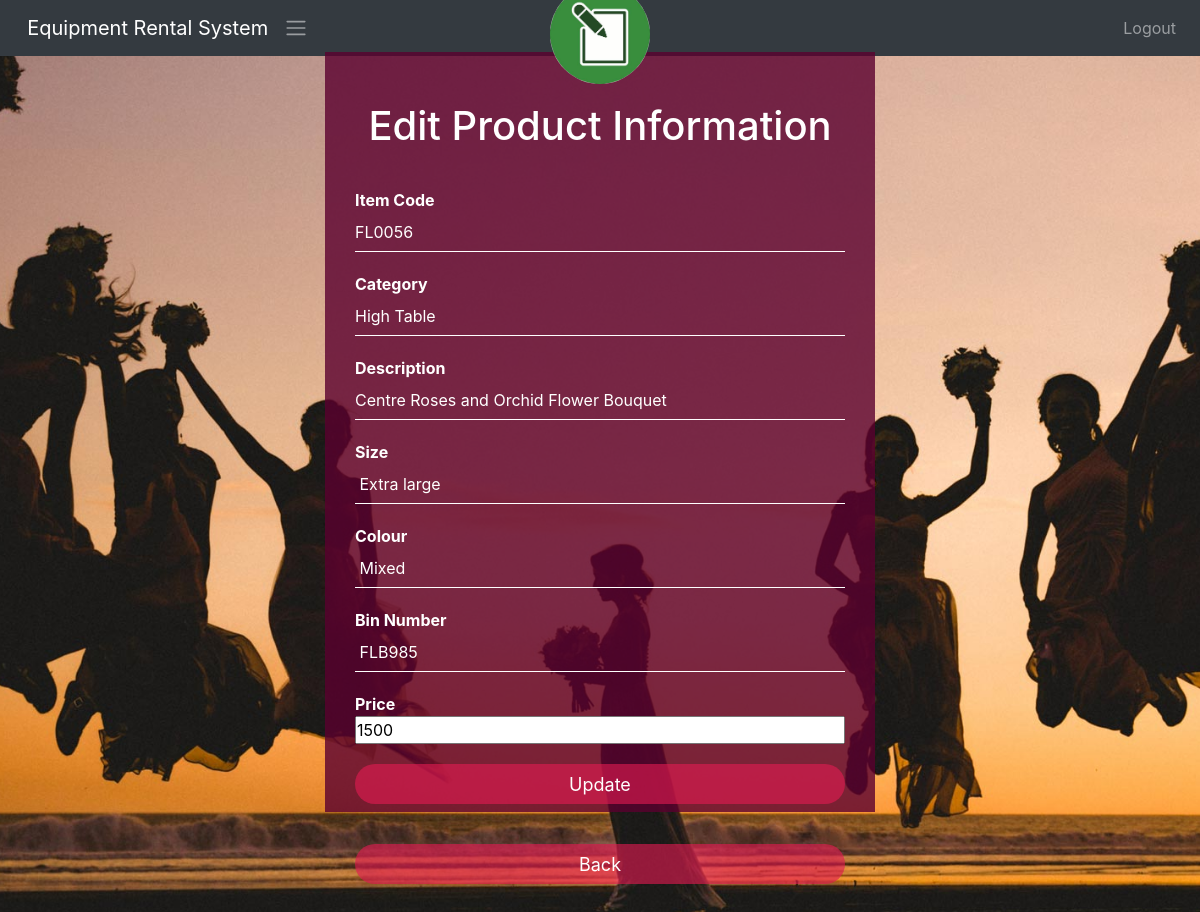
Page /EditItem.php?id=FL0056 (signed in) on the committed database.
### tables this page shows
CREATE TABLE `items` (
  `Item_Code` varchar(255) NOT NULL,
  `Category` varchar(255) NOT NULL,
  `Description` varchar(255) NOT NULL,
  `Size` varchar(255) NOT NULL,
  `Colour` varchar(255) NOT NULL,
  `Bin_Number` varchar(255) NOT NULL,
  `Item_Price` decimal(10,0) NOT NULL
);

### EditItem.php (the view, shortened to what this page needs)
<!DOCTYPE html>
<html>
    <head>
        <link rel="stylesheet" type="text/css" href="styledesign.css">
        <link rel='stylesheet' href='https://cdnjs.cloudflare.com/ajax/libs/twitter-bootstrap/4.5.2/css/bootstrap.min.css' />
  <link rel='stylesheet' href='https://cdnjs.cloudflare.com/ajax/libs/font-awesome/5.9.0/css/all.min.css' />
    </head>
    <body>
        <nav class="navbar navbar-expand-md bg-dark navbar-dark">
    <a class="navbar-brand" href="index.php"><i class=""></i>&nbsp;&nbsp;Equipment Rental System</a>
      <span class="navbar-toggler-icon"></span>
    <div class="collapse navbar-collapse" id="collapsibleNavbar">
      <ul class="navbar-nav ml-auto">
        <li class="nav-item">
            <a class="nav-link" href="Logout.php"><i class=""></i>Logout</a>
        </li>
      </ul>
    </div>
  </nav>
        <div class="editdecor">
            <img src="editicon.jpg" class="editicon">
            <h1>Edit Product Information</h1>
             <?php
if(isset($_SESSION['Lusername']) )
{
    $pID = $_GET['id'];
                $host = "localhost";
		$dbusername = "root";
		$dbpassword = "password";
		$dbname = "ecommerce";
		$conn = new mysqli ($host, $dbusername, $dbpassword, $dbname);
                $sql = "SELECT * FROM items where Item_Code = '$pID'";
		$result = mysqli_query($conn, $sql);
			if($conn->query($sql))
			{
                            while($row = mysqli_fetch_array($result))
                            {
                                $pID = $row['Item_Code'];
                                $pn = $row['Category'];
                                $pd = $row['Description'];
                                $psize = $row['Size'];
                                $pcolour = $row['Colour'];
                                $pbn = $row['Bin_Number'];
                                $pp = $row['Item_Price'];
                            }
                            echo <<<_END
                                    <form action="EditProductInfo.php" method="POST">
                                        <input type="hidden" name="id" value="">
                                        <p>Item Code</p>
                                        <input type="text" name="productC" placeholder="Enter Item Code" value="$pID" required>
                                        <input type="hidden" name="OldC" value="$pID">
                                        <p>Category</p>
                                        <input type="text" name="category" placeholder="Enter Category" value="$pn" required>
                                         <p>Description</p>
                                        <input type="text" name="description" placeholder="Item Description" value="$pd" required>
                                        <p>Size</p>
                                        <input type="text" name="size" placeholder="Enter item size" value="$psize" required>
                                        <p>Colour</p>
                                        <input type="text" name="colour" placeholder="Enter Item Colour" value="$pcolour" required>
                                        <p>Bin Number</p>
                                        <input type="text" name="bin_number" placeholder="Enter Item Bin No" value="$pbn" required>
                                        <p>Price</p>
                                        <input type="number" name="price" placeholder="Enter Item Price" value="$pp" required>
                                        <div id="left"><input type="submit" name="update" value="Update" class="btn-update">
                                        </div>
                                    </form>
                                _END;
			}
			else
			{
				echo "Error: ". $sql . "<br>" . $conn->error;
			}
}
else
{
    echo header("Location: index.php");
}
                ?>
            <form method="POST" action="AdminEquipmentRentalSystem.php">
                <div id="right"><input type="submit" name="view" value="Back" class="btn-view"></div>
            </form>
        </div>
    </body>
</html>

### styledesign.css (style rules this page uses)
body { position: absolute; padding: 0; width: 100vw; height: 100vh; background-position: center center; background-image: url(homedesign.jpg); background-repeat: no-repeat; background-attachment: fixed; background-size: cover; font-family: sans-serif; }
h1 { margin: 0; padding: 0 0 20px; text-align: center; font-size: 22px; }
* { margin:0; padding:0; }
form { padding:10px; }
.editdecor { width: 550px; height: 760px; background: rgba(90, 1, 47, 0.8); color: #fff; top: 54%; left: 50%; position: absolute; transform: translate(-50%,-50%); box-sizing: border-box; padding: 50px 20px; }
.editicon { width: 100px; height: 100px; border-radius: 50%; position: absolute; top: -9%; left: calc(50% - 50px); }
.editdecor p { margin: 0; padding: 0; font-weight: bold; }
.editdecor input { width: 100%; margin-bottom: 20px; }
.editdecor input[type="text"], input[type="password"] { border: none; border-bottom: 1px solid #fff; background: transparent; outline: none; height: 40px; color: #fff; font-size: 16px; }
.editdecor input[type="submit"] { border: none; outline: none; height: 40px; background: rgba(224, 27, 82, 0.62); color: #fff; font-size: 18px; border-radius: 20px; }

### rows in the picture
items: productC "FL0056", category "High Table", description "Centre Roses and Orchid Flower Bouquet", size "Extra large", colour "Mixed", bin_number "FLB985", price "1500"
